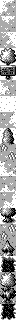

Below is a game level as drawn by its tile map, then a one-line description and the .tmx file that defines it, in full:
An orthogonal 2x40 tile map with 8x8 px tiles, 1 tile layer (metatiles), 2 tilesets.

<map height="40" orientation="orthogonal" renderorder="right-down" tileheight="8" tilewidth="8" width="2">
	<tileset firstgid="1" tilewidth="8" tileheight="8">
		<image source="../../../gfx/tilesets/image_16_4c50.png" />
	</tileset>
	<tileset firstgid="55" tilewidth="8" tileheight="8">
		<image source="../../../gfx/tilesets/gfx_017_66ce.png" />
	</tileset>
	<layer height="40" id="1" name="metatiles" width="2">
		<data encoding="csv">
2, 4,
3, 5,
6, 8,
7, 9,
10, 12,
11, 13,
14, 16,
15, 17,
18, 20,
19, 21,
22, 24,
23, 25,
26, 28,
27, 29,
30, 31,
7, 32,
33, 35,
34, 36,
37, 38,
7, 39,
40, 42,
41, 43,
30, 38,
44, 45,
30, 47,
46, 48,
49, 51,
50, 52,
30, 39,
37, 53,
55, 57,
56, 58,
59, 61,
60, 62,
63, 65,
64, 66,
67, 69,
68, 70,
71, 73,
72, 74</data>
	</layer>
</map>
